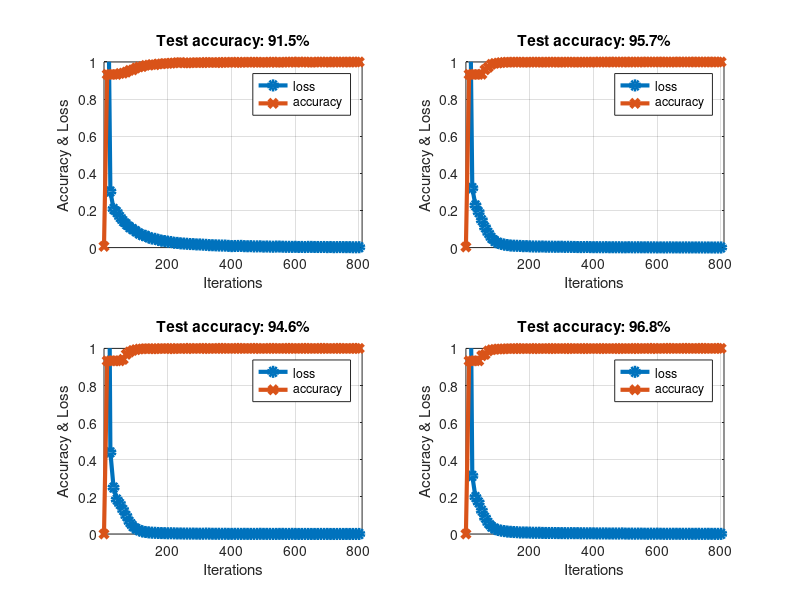

Source code (MATLAB):
a=[4.11214 0.00669456
1.93244 0.933054
0.30234 0.933054
0.207885 0.933054
0.191308 0.933054
0.164747 0.938075
0.142622 0.939749
0.125867 0.945607
0.110011 0.954812
0.0991881 0.957322
0.0876926 0.967364
0.0760778 0.973222
0.0675435 0.974895
0.0630164 0.98159
0.0548731 0.983264
0.0490216 0.986611
0.0470334 0.984937
0.041441 0.989121
0.037182 0.989958
0.0351363 0.992469
0.0319465 0.992469
0.0300442 0.993305
0.0260029 0.994979
0.025201 0.996653
0.022732 0.99749
0.0217205 0.994979
0.0205606 0.994979
0.019184 0.995816
0.0185985 0.995816
0.0169566 0.996653
0.0169419 0.996653
0.0157525 0.996653
0.0147448 0.99749
0.013159 0.99749
0.0126958 0.99749
0.0119818 0.996653
0.0112577 0.99749
0.010942 0.99749
0.0108026 0.99749
0.0094281 0.998326
0.00795467 0.999163
0.00855185 0.998326
0.00885835 0.99749
0.00924627 0.99749
0.00758746 0.999163
0.00714819 0.999163
0.00764533 0.998326
0.00631549 0.999163
0.00646402 0.998326
0.00685169 0.998326
0.00530768 0.999163
0.00590833 0.998326
0.00533989 0.998326
0.00463886 1.0
0.00564083 0.998326
0.00558912 0.998326
0.00479167 0.999163
0.00428695 0.999163
0.00421119 0.999163
0.00387492 1.0
0.00423733 0.999163
0.00330986 1.0
0.00363219 0.999163
0.00312223 1.0
0.00392244 0.999163
0.00385181 0.998326
0.00333369 0.999163
0.00324205 1.0
0.00316946 1.0
0.00328739 0.999163
0.00255169 1.0
0.0031266 0.999163
0.00216148 1.0
0.00257521 1.0
0.00284485 0.999163
0.00251615 1.0
0.00233467 1.0
0.00242843 0.999163
0.00178954 1.0
0.00165438 1.0
0.00210206 1.0]

b=[4.11116 0.00334728
1.85296 0.933054
0.320359 0.933054
0.227359 0.933054
0.19084 0.933054
0.146925 0.933891
0.10883 0.958159
0.0793365 0.971548
0.0522497 0.987448
0.0358042 0.992469
0.025317 0.994142
0.0203841 0.996653
0.0158759 0.99749
0.0135471 0.999163
0.0110388 0.999163
0.0102231 0.999163
0.00975453 0.999163
0.00896251 0.999163
0.00756029 0.998326
0.00782913 0.999163
0.00667191 0.999163
0.00597945 0.999163
0.00574825 0.999163
0.00560254 0.999163
0.00592853 0.999163
0.00501537 0.999163
0.00483192 0.999163
0.00494152 0.999163
0.00440841 0.999163
0.00456055 0.999163
0.00479163 0.999163
0.00379816 0.999163
0.00420241 0.999163
0.00376698 0.999163
0.00337012 0.999163
0.00294316 0.999163
0.00265677 0.999163
0.00282462 0.999163
0.00321842 0.999163
0.00251521 0.999163
0.002132 1.0
0.00225044 0.999163
0.00205542 1.0
0.00183851 1.0
0.00233861 0.999163
0.00171513 1.0
0.00193407 1.0
0.00171675 1.0
0.00189113 0.999163
0.00149808 1.0
0.00144583 1.0
0.00201072 0.999163
0.00159829 1.0
0.00134781 1.0
0.00186918 0.999163
0.0014863 1.0
0.00148633 1.0
0.00159261 1.0
0.00113961 1.0
0.00134897 1.0
0.000853617 1.0
0.00121624 1.0
0.000892041 1.0
0.000907532 1.0
0.00142697 0.999163
0.000848109 1.0
0.00107522 1.0
0.000795109 1.0
0.000855459 1.0
0.00104412 1.0
0.000772457 1.0
0.000902238 1.0
0.000906441 1.0
0.000787826 1.0
0.000787208 1.0
0.000555115 1.0
0.000781356 1.0
0.000582282 1.0
0.000486971 1.0
0.000540332 1.0
0.000595801 1.0];

c=[4.13631 0.0
3.12229 0.933054
0.440019 0.933054
0.250045 0.933054
0.185296 0.933054
0.161744 0.933054
0.129094 0.940586
0.0968469 0.968201
0.0651854 0.980753
0.042752 0.989121
0.028471 0.993305
0.0200584 0.996653
0.0139847 0.99749
0.0108821 0.998326
0.00880071 0.998326
0.00722564 0.998326
0.00648498 0.998326
0.00547624 0.998326
0.00484379 0.999163
0.00444818 0.999163
0.00366522 0.999163
0.00396702 0.999163
0.00342456 0.998326
0.00290838 0.999163
0.00289123 0.999163
0.00240095 1.0
0.00228066 0.999163
0.00205367 1.0
0.0022097 0.999163
0.00180897 1.0
0.00155173 1.0
0.00156398 1.0
0.00228045 0.999163
0.00172336 0.999163
0.00130439 1.0
0.00120791 1.0
0.00128543 1.0
0.00100438 1.0
0.00120338 1.0
0.000828434 1.0
0.000730364 1.0
0.000956653 1.0
0.000920031 1.0
0.000682423 1.0
0.000992782 1.0
0.000730933 1.0
0.000665441 1.0
0.000633818 1.0
0.000663014 1.0
0.00116768 0.999163
0.000754917 1.0
0.000696643 1.0
0.000619504 1.0
0.000488686 1.0
0.000515983 1.0
0.000683631 1.0
0.000831233 1.0
0.000399488 1.0
0.000488762 1.0
0.000812215 1.0
0.000489722 1.0
0.000339813 1.0
0.00033511 1.0
0.000428077 1.0
0.000317356 1.0
0.000267356 1.0
0.00029227 1.0
0.000271821 1.0
0.000536122 1.0
0.000375723 1.0
0.000453872 1.0
0.000201792 1.0
0.00021201 1.0
0.000215961 1.0
0.000369425 1.0
0.000228561 1.0
0.000299294 1.0
0.0001712 1.0
0.000230305 1.0
0.000282594 1.0
0.000232728 1.0];

d = [4.13615 0.0
2.34551 0.933054
0.313079 0.933054
0.198759 0.933054
0.169687 0.933054
0.125433 0.960669
0.0879265 0.967364
0.0596581 0.986611
0.0397789 0.992469
0.0291128 0.994979
0.021771 0.996653
0.0181529 0.996653
0.0156744 0.99749
0.0130473 0.998326
0.011847 0.998326
0.0106128 0.999163
0.00976365 0.999163
0.0081401 0.999163
0.00831515 0.999163
0.00809808 0.998326
0.00752027 0.999163
0.00679874 0.999163
0.0065308 0.999163
0.00680841 0.998326
0.00587246 0.999163
0.00554769 0.999163
0.00540952 0.999163
0.00541614 0.999163
0.00513495 0.999163
0.00481736 0.999163
0.00463979 0.999163
0.00459213 0.999163
0.00401513 0.999163
0.0047171 0.999163
0.00432117 0.999163
0.00450897 0.999163
0.00381412 0.999163
0.00384461 0.999163
0.00337034 0.999163
0.0037925 0.999163
0.00359491 0.999163
0.00305537 0.999163
0.00295063 0.999163
0.0031393 0.999163
0.00298196 0.999163
0.00257418 0.999163
0.00266076 0.999163
0.0026953 0.999163
0.00232348 0.999163
0.0031702 0.999163
0.00221687 0.999163
0.00197567 0.999163
0.00215725 0.999163
0.00171526 1.0
0.00214622 0.999163
0.00196316 0.999163
0.00169523 1.0
0.00132807 1.0
0.00190757 0.999163
0.00134682 1.0
0.00201809 0.999163
0.00146361 1.0
0.00118231 1.0
0.00110328 1.0
0.00119777 1.0
0.00131901 1.0
0.00129975 1.0
0.00110211 1.0
0.00114534 1.0
0.00107212 1.0
0.00117123 1.0
0.000986646 1.0
0.00104948 1.0
0.00121152 1.0
0.000806719 1.0
0.000937102 1.0
0.00107281 1.0
0.000787281 1.0
0.000847024 1.0
0.000740122 1.0
0.000790011 1.0];

loss = a(:,1);
acc = a(:,2);
subplot(2,2,1);
plot(1:10:810,loss,'-o','Linewidth',3);hold on; grid on;
plot(1:10:810,acc,'-x','Linewidth',3);
axis([1,810,0,1]);
xlabel('Iterations');
ylabel('Accuracy & Loss');
legend('loss','accuracy');
title('Test accuracy: 91.5%');

subplot(2,2,2);
loss_b = b(:,1);
acc_b = b(:,2);
plot(1:10:810,loss_b,'-o','Linewidth',3);hold on; grid on;
plot(1:10:810,acc_b,'-x','Linewidth',3);
axis([1,810,0,1]);
xlabel('Iterations');
ylabel('Accuracy & Loss');
legend('loss','accuracy');
title('Test accuracy: 95.7%');

subplot(2,2,3);
loss_c = c(:,1);
acc_c = c(:,2);
plot(1:10:810,loss_c,'-o','Linewidth',3);hold on; grid on;
plot(1:10:810,acc_c,'-x','Linewidth',3);
axis([1,810,0,1]);
xlabel('Iterations');
ylabel('Accuracy & Loss');
legend('loss','accuracy');
title('Test accuracy: 94.6%');

subplot(2,2,4);
loss_d = d(:,1);
acc_d = d(:,2);
plot(1:10:810,loss_d,'-o','Linewidth',3);hold on; grid on;
plot(1:10:810,acc_d,'-x','Linewidth',3);
axis([1,810,0,1]);
xlabel('Iterations');
ylabel('Accuracy & Loss');
legend('loss','accuracy');
title('Test accuracy: 96.8%');

